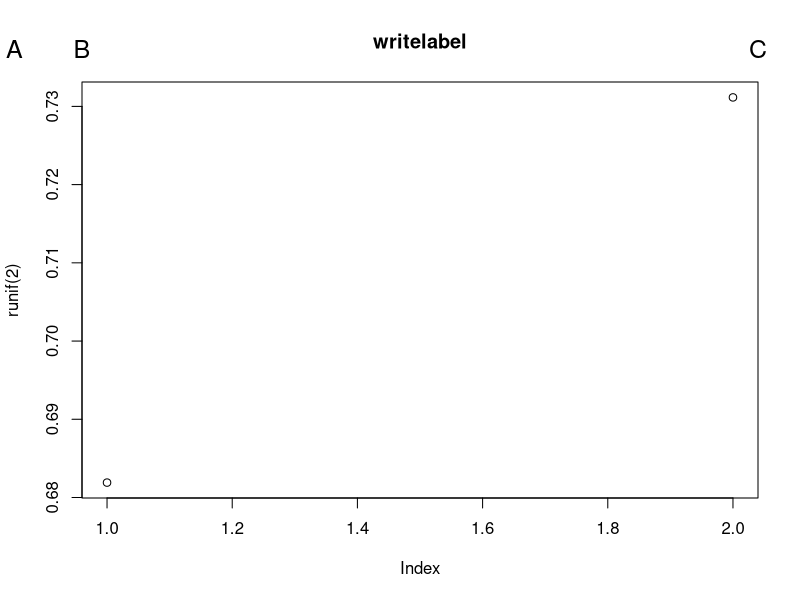

Generate this figure with R:
library(shape)


### Name: writelabel
### Title: adds a label next to a plot
### Aliases: writelabel
### Keywords: aplot

### ** Examples

plot(runif(2), main = "writelabel")
writelabel("A")
writelabel("B", at = 0)
writelabel("C", at = 1)
